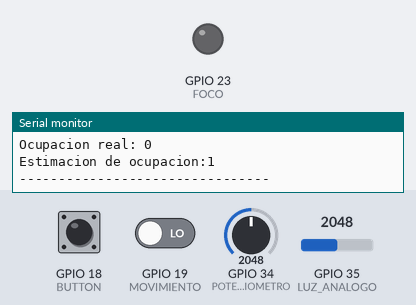
Bench run of a sketch on a simulated ESP32. Parts: output pins drawn as LEDs (lit = HIGH), the last lines printed to the serial monitor. Inputs (shaded band) come from the test bench; at power-on: GPIO 18 (BUTTON) HIGH, GPIO 19 (MOVIMIENTO) LOW, GPIO 34 (POTENCIOMETRO) = 2048, GPIO 35 (LUZ_ANALOGO) = 2048. WiFi joins after 1.5 s; servers stay silent unless stated.

Above: at 2.7 s.
2.8 s: GPIO 18 (BUTTON) pulled LOW for 0.15 s
At 4.1 s:
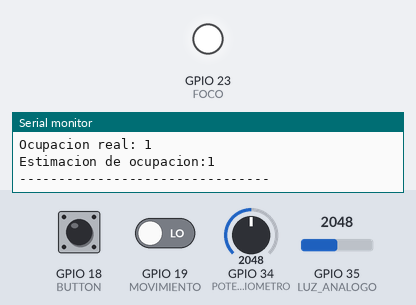
4.4 s: GPIO 18 (BUTTON) pulled LOW for 1 s
At 5.4 s:
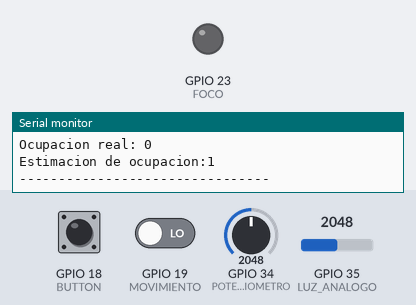
6.9 s: GPIO 18 (BUTTON) pulled LOW for 3.2 s
At 7.3 s:
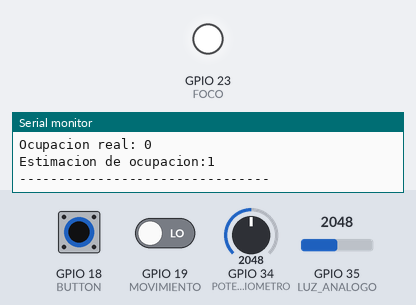
Timing chart, 0 to 9.9 s (numbered marks = the images above; inputs shaded):
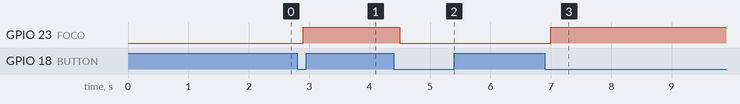

Measured:
- after the input at 2.8 s, GPIO 23 (FOCO): LOW → HIGH after 0.10 s
- after the input at 4.4 s, GPIO 23 (FOCO): HIGH → LOW after 0.10 s
- after the input at 6.9 s, GPIO 23 (FOCO): LOW → HIGH after 0.10 s

The sketch:

sketch.ino
```cpp
#include <WiFi.h>
#include <ThingSpeak.h>


WiFiClient cliente;


//INFO COMUNICACION
const int numeroCanal = 3580998;
const char* APIKey = "5X8Z4H7207S7TK7T";
const char* ssid = "Wokwi-GUEST";
const char* password = "";

//features
float lecturaLuz = 0;
int lecturaMovimiento = 0;
int lecturaPotenciometro = 0;
int decibeles = 0;
int ocupacionReal = 0;
int ocupacionEstimada = 0;
///----------
unsigned long ultimaLectura = 0;
unsigned long ultimoEnvio = 0;
const float GAMMA = 0.7;
const float RL10 = 50;


//VARIABLES ESTIMACION
/*Una persona puede entrar al salon
moverse y no hacer ruido, o hacer ruido y no moverse.
Por ello, se utilizan dos condiciones para estimar ocupacion:
ruido y movimiento. Para asegurar que las personas sigan ahi
aunque esten en silencio o sin moverse, se realizaran actualizaciones
de la estimacion cada 2 minutos o 120,000 milisegundos*/
const int UMBRAL_DECIBELES = 50;
const unsigned long LIMITE_DETECCION = 120000;
unsigned long ultimaDeteccion = 0;
bool deteccion = false;

//ACUMULADORES PARA ENVIOS
// POR VENTANA DE 15 SEGUNDOS
int segundosMovimiento = 0;
long sumaDb = 0;
int maxDb = 0;
float sumaLuz = 0;
int lecturasVentana = 0;

//PINES COMPONENTES
const uint8_t FOCO = 23;
const uint8_t MOVIMIENTO = 19;
const uint8_t LUZ_ANALOGO = 35;
const uint8_t POTENCIOMETRO = 34;
const uint8_t BUTTON = 18;

// GESTION BOTON
int estadoBotonAnterior = HIGH;
int estadoBotonEstable = HIGH;
unsigned long ultimoCambioBoton = 0;
const unsigned long TIEMPOSEGURO = 100;


void setup() {


  Serial.begin(115200);
  inicializacion();
  inicializarWiFi();
  ThingSpeak.begin(cliente);

}

void loop() {

  unsigned long tiempoActual = millis();

  gestionarBoton();
  if(ocupacionReal == 1)
    digitalWrite(FOCO, HIGH);
  else
    digitalWrite(FOCO, LOW);

  if(tiempoActual - ultimaLectura >= 1000)
  {
    leerSensores();
    actualizarEstimacion();
    imprimirLecturas();
    ultimaLectura = tiempoActual;
  }


  if(tiempoActual - ultimoEnvio > 16000)
  {
    enviarDatos();
    ultimoEnvio = tiempoActual;
  }

}


void inicializarWiFi(){
  WiFi.begin(ssid, password,6);

  while(WiFi.status() != WL_CONNECTED){
    delay(500);
  }
}


void inicializacion(){

  pinMode(FOCO, OUTPUT);

  pinMode(MOVIMIENTO, INPUT);

  pinMode(BUTTON, INPUT_PULLUP);

  digitalWrite(FOCO, LOW);


}

void leerSensores()
{

  lecturaLuz = luzEnLux(analogRead(LUZ_ANALOGO));

  lecturaMovimiento = digitalRead(MOVIMIENTO);

  lecturaPotenciometro = analogRead(POTENCIOMETRO);

  //simular la lectura del potenciometro dentro del rango de decibeles
  decibeles = map(lecturaPotenciometro, 0, 4095, 30, 120);

  segundosMovimiento += lecturaMovimiento;
  sumaDb += decibeles;
  if (decibeles > maxDb) maxDb = decibeles;
  sumaLuz += lecturaLuz;
  lecturasVentana++;

}

float luzEnLux(int lecturaAnaloga)
{

  float voltaje = lecturaAnaloga / 4095.0 * 3.3;

    // Evitar divisiones entre cero
    if (voltaje <= 0.0)
      return 0;

    float resistencia = 10000.0 * voltaje / (3.3 - voltaje);

    float iluminacion = pow(RL10 * 1e3 * pow(10, GAMMA) / resistencia,1.0 / GAMMA);

    return iluminacion;


}


void imprimirLecturas() {

    Serial.println("----- LECTURAS DE SENSORES -----");

    Serial.print("Luz: ");
    Serial.println(lecturaLuz);

    Serial.print("Movimiento: ");
    Serial.println(lecturaMovimiento);

    Serial.print("Actividad acustica simulada: ");
    Serial.println(decibeles);

    Serial.print("Ocupacion real: ");
    Serial.println(ocupacionReal);

    Serial.print("Estimacion de ocupacion:");
    Serial.println(ocupacionEstimada);

    Serial.println("--------------------------------");
}


void gestionarBoton()
{

  int lectura = digitalRead(BUTTON);

  if (lectura != estadoBotonAnterior)
    ultimoCambioBoton = millis();

  //prevenir dobles clicks
  if (millis() - ultimoCambioBoton >= TIEMPOSEGURO)
  {

    if (lectura != estadoBotonEstable)
    {

      estadoBotonEstable = lectura;
      // Detectar pulsacion
      // Si se detecta un pulsacion
      // se niega la ocupacion real (invierte valor)
      if (estadoBotonEstable == LOW)
        ocupacionReal = !ocupacionReal;

    }
  }

  estadoBotonAnterior = lectura;


}


void actualizarEstimacion()
{


  if(lecturaMovimiento == HIGH || decibeles > UMBRAL_DECIBELES)
  {
    ultimaDeteccion = millis();
    deteccion = true;
  }


  if(deteccion && millis() - ultimaDeteccion < LIMITE_DETECCION)
    ocupacionEstimada = 1;
  else
    ocupacionEstimada = 0;


}


void enviarDatos()
{

  if(lecturasVentana == 0)
    return;


  unsigned long seg = (millis() - ultimaDeteccion)/1000;
  //si no hay detecciones
  // los segundos suben sin tope
  // se establece tope de 10 minutos sin detección
  if(!deteccion || seg > 600)
    seg = 600;

  ThingSpeak.setField(1,sumaLuz/lecturasVentana);
  ThingSpeak.setField(2, segundosMovimiento);
  ThingSpeak.setField(3, (float)sumaDb/lecturasVentana);
  ThingSpeak.setField(4, ocupacionReal);
  ThingSpeak.setField(5, ocupacionEstimada);
  ThingSpeak.setField(6,maxDb);
  ThingSpeak.setField(7, (int)seg);

  int x = ThingSpeak.writeFields(numeroCanal,APIKey);

  if(x == 200)
    Serial.println("Data pushed successfull");
  else
    Serial.println("Push error" + String(x));


  segundosMovimiento = 0;
  sumaDb = 0;
  maxDb = 0;
  sumaLuz = 0;
  lecturasVentana = 0;


}
```
